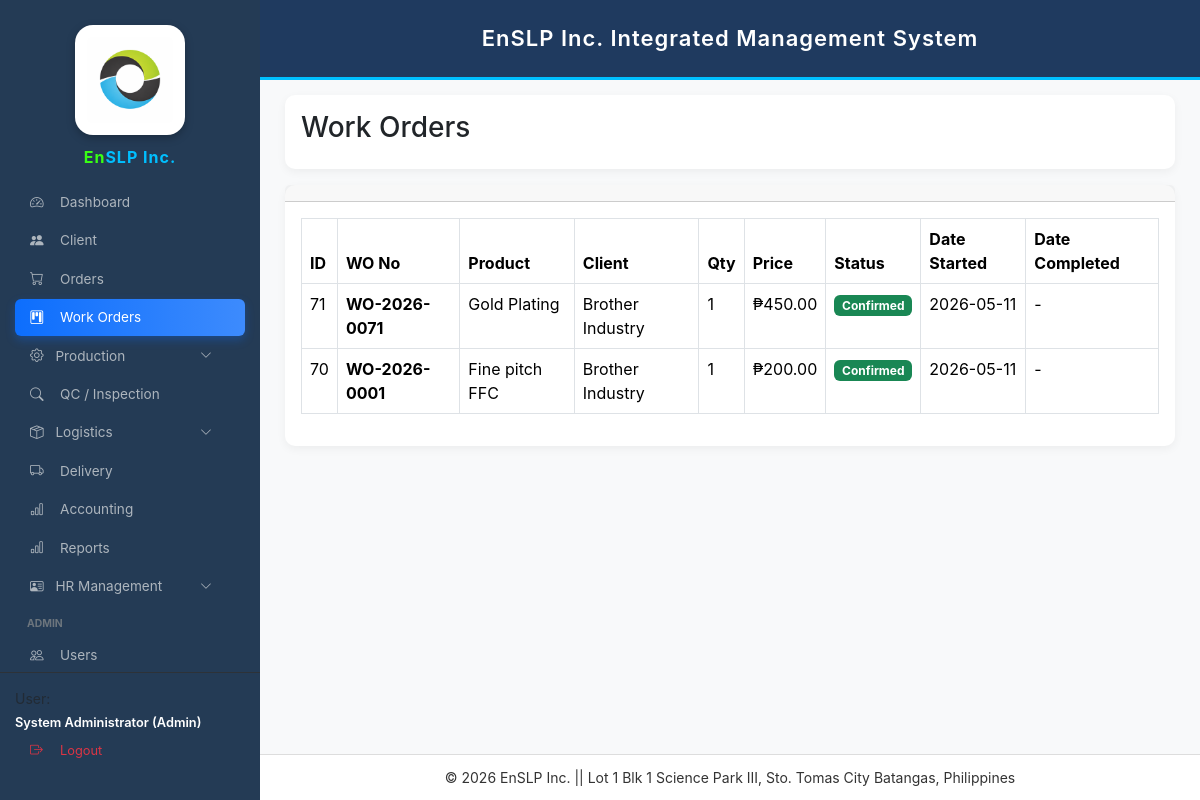
The app's page /projects.php (signed in) with its own data.
### tables this page shows
CREATE TABLE `work_orders` (
  `id` int(11) NOT NULL,
  `wo_no` varchar(50) DEFAULT NULL,
  `product_name` varchar(255) DEFAULT NULL,
  `client_name` varchar(150) DEFAULT NULL,
  `qty` int(11) DEFAULT 0,
  `status` varchar(50) DEFAULT NULL,
  `date_started` date NOT NULL,
  `date_completed` date DEFAULT NULL,
  `remarks` varchar(255) DEFAULT NULL,
  `created_at` timestamp NOT NULL DEFAULT current_timestamp(),
  `selling_price` decimal(10,2) DEFAULT 0.00,
  `order_id` int(11) DEFAULT NULL,
  `current_stage` varchar(50) DEFAULT NULL,
  `client_email` varchar(255) DEFAULT NULL
);

### projects.php (the view, shortened to what this page needs)
<?php
require_once "config.php";
function h($s){
    return htmlspecialchars($s ?? '',ENT_QUOTES,'UTF-8');
}
$work_orders = $conn->query("
SELECT
w.*,
(SELECT COUNT(*) FROM cutting_jobs c WHERE c.work_order_id = w.id) as cutting,
(SELECT COUNT(*) FROM etching_jobs e WHERE e.work_order_id = w.id) as etching,
(SELECT COUNT(*) FROM lamination_jobs l WHERE l.work_order_id = w.id) as lamination,
(SELECT COUNT(*) FROM inspection_qc q WHERE q.work_order_id = w.id) as qc,
(SELECT COUNT(*) FROM packing_jobs p WHERE p.work_order_id = w.id) as packing,
(SELECT COALESCE(SUM(d.delivery_qty),0)
 FROM deliveries d
 WHERE d.wo_id = w.id AND d.status='delivered') as delivered_qty,
(SELECT d.status
 FROM deliveries d
 WHERE d.wo_id = w.id
 ORDER BY d.id DESC
 LIMIT 1) as delivery_status
FROM work_orders w
ORDER BY w.id DESC
")->fetchAll(PDO::FETCH_ASSOC);
?>
<!DOCTYPE html>
<html>
<head>
<link href="https://cdn.jsdelivr.net/npm/bootstrap@5.3.3/dist/css/bootstrap.min.css" rel="stylesheet">
</head>
<body>
<?php include "sidebar.php"; ?>
<?php include "header.php"; ?>
<div class="main-content">
<div class="card mb-3">
<div class="card-body">
<h3>Work Orders</h3>
</div>
</div>
<div class="card">
<div class="card-header">
</div>
<div class="card-body table-responsive">
<table class="table table-bordered">
<thead>
<tr>
<th>ID</th>
<th>WO No</th>
<th>Product</th>
<th>Client</th>
<th>Qty</th>
<th>Price</th>
<th>Status</th>
<th>Date Started</th>
<th>Date Completed</th>
</tr>
</thead>
<tbody>
<?php if($work_orders): ?>
<?php foreach($work_orders as $wo): ?>
<tr>
<td><?=h($wo['id'])?></td>
<td><strong><?=h($wo['wo_no'])?></strong></td>
<td><?=h($wo['product_name'])?></td>
<td><?=h($wo['client_name'])?></td>
<td><?=h($wo['qty'])?></td>
<td>₱<?=number_format($wo['selling_price'],2)?></td>
<td>
<?php
$status = $wo['status'] ?? 'Pending';
$badge = "secondary";
if($status=="Confirmed") $badge="success";
?>
<span class="badge bg-<?=$badge?>"><?=$status?></span>
</td>
<td><?=h($wo['date_started'])?></td>
<td><?=h($wo['date_completed'] ?? "-")?></td>
</tr>
<?php endforeach; ?>
<?php else: ?>
<tr>
<td colspan="9" class="text-center">No work orders</td>
</tr>
<?php endif; ?>
</tbody>
</table>
</div>
</div>
</div>
<?php include "footer.php"; ?>
</body>
</html>

### projects.php (style rules this page uses)
body { background:#f4f6f9; font-family:Arial; }
.main-content { margin-left:260px; padding:25px; margin-top:70px; }
.card { border:none; border-radius:10px; box-shadow:0 3px 10px rgba(0,0,0,0.05); }

### sidebar.php (style rules this page uses)
:root { --sb-width:260px; --primary-blue:#0d6efd; --sidebar-bg:#243b55; }
body { font-family:'Inter',sans-serif!important; margin:0!important; background:#f8f9fa; }

### records on screen
work_orders: id "71", wo_no "WO-2026-0071", product_name "Gold Plating", client_name "Brother Industry", qty "1", selling_price "450.00", status "Confirmed", date_started "2026-05-11", date_completed "-"
work_orders: id "70", wo_no "WO-2026-0001", product_name "Fine pitch FFC", client_name "Brother Industry", qty "1", selling_price "200.00", status "Confirmed", date_started "2026-05-11", date_completed "-"
